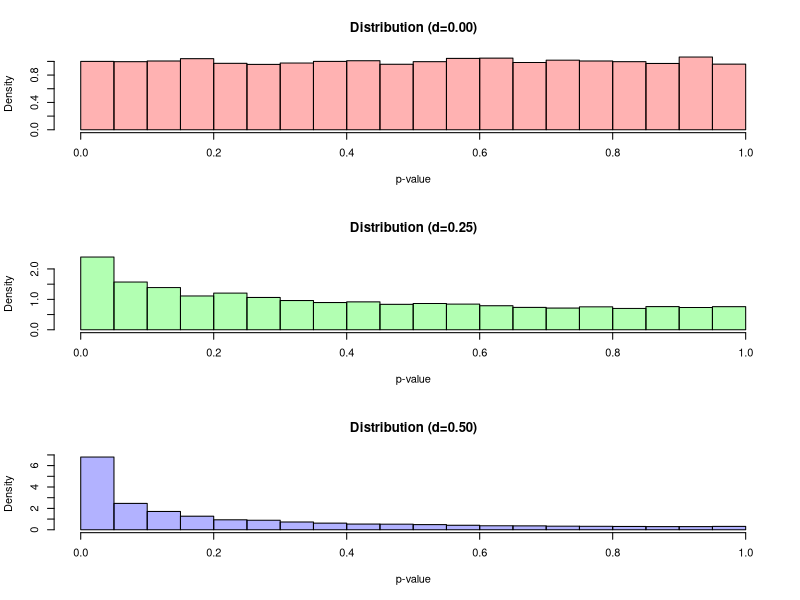

This chart was generated by the following R code:
plot_data <- function(d, col){
  p <- c()
  for( i in 1:10000){
    x <- rnorm(20, 0, 1)
    y <-rnorm(20, d, 1)
    p <- c(p, t.test(x, y)$p.value)
  }
  hist(p, ylab="Density", xlab="p-value", main=sprintf("Distribution (d=%.2f)", d), col = col, prob=TRUE)
}

(par(mfrow=c(3,1)))

col = rainbow(3, alpha = 0.3)
plot_data(0, col[1])
plot_data(0.25, col[2])
plot_data(0.5, col[3])